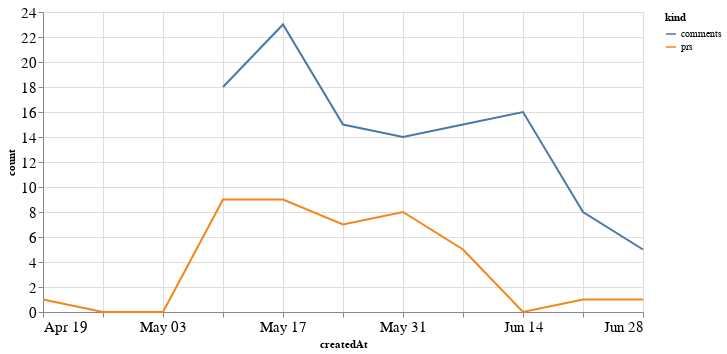

Write notebook code for a chart like this one.
### Code cell
alt.Chart(total_time, width=600).mark_line().encode(
    x='createdAt',
    y='count',
    color='kind'
)

### Figure 1 — Vega-Lite specification as saved in the notebook (floating-point values rounded to 4 significant figures)
{"config": {"axisLeft": {"labelFontSize": 15}, "axisBottom": {"labelFontSize": 15}}, "data": {"name": "data-9fd3920364a7912938df6673b9a4c544"}, "mark": "line", "encoding": {"color": {"type": "nominal", "field": "kind"}, "x": {"type": "temporal", "field": "createdAt"}, "y": {"type": "quantitative", "field": "count"}}, "width": 600, "$schema": "https://vega.github.io/schema/vega-lite/v4.8.1.json", "datasets": {"data-9fd3920364a7912938df6673b9a4c544": [{"createdAt": "2020-04-19T00:00:00", "kind": "prs", "count": 1.0}, {"createdAt": "2020-04-26T00:00:00", "kind": "prs", "count": 0.0}, {"createdAt": "2020-05-03T00:00:00", "kind": "prs", "count": 0.0}, {"createdAt": "2020-05-10T00:00:00", "kind": "prs", "count": 9.0}, {"createdAt": "2020-05-17T00:00:00", "kind": "prs", "count": 9.0}, {"createdAt": "2020-05-24T00:00:00", "kind": "prs", "count": 7.0}, {"createdAt": "2020-05-31T00:00:00", "kind": "prs", "count": 8.0}, {"createdAt": "2020-06-07T00:00:00", "kind": "prs", "count": 5.0}, {"createdAt": "2020-06-14T00:00:00", "kind": "prs", "count": 0.0}, {"createdAt": "2020-06-21T00:00:00", "kind": "prs", "count": 1.0}, {"createdAt": "2020-06-28T00:00:00", "kind": "prs", "count": 1.0}, {"createdAt": "2020-04-19T00:00:00", "kind": "comments", "count": null}, {"createdAt": "2020-04-26T00:00:00", "kind": "comments", "count": null}, {"createdAt": "2020-05-03T00:00:00", "kind": "comments", "count": null}, {"createdAt": "2020-05-10T00:00:00", "kind": "comments", "count": 18.0}, {"createdAt": "2020-05-17T00:00:00", "kind": "comments", "count": 23.0}, {"createdAt": "2020-05-24T00:00:00", "kind": "comments", "count": 15.0}, {"createdAt": "2020-05-31T00:00:00", "kind": "comments", "count": 14.0}, {"createdAt": "2020-06-07T00:00:00", "kind": "comments", "count": 15.0}, {"createdAt": "2020-06-14T00:00:00", "kind": "comments", "count": 16.0}, {"createdAt": "2020-06-21T00:00:00", "kind": "comments", "count": 8.0}, {"createdAt": "2020-06-28T00:00:00", "kind": "comments", "count": 5.0}]}}
